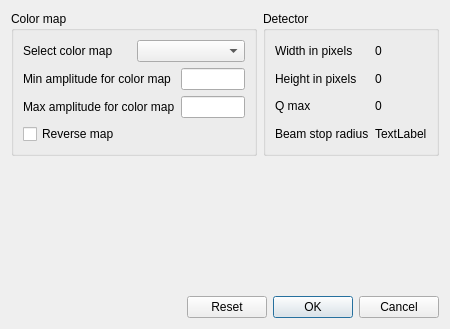
<?xml version="1.0" encoding="UTF-8"?>
<ui version="4.0">
 <class>ColorMapUI</class>
 <widget class="QDialog" name="ColorMapUI">
  <property name="geometry">
   <rect>
    <x>0</x>
    <y>0</y>
    <width>450</width>
    <height>329</height>
   </rect>
  </property>
  <property name="windowTitle">
   <string>Color Map</string>
  </property>
  <property name="windowIcon">
   <iconset resource="main_resources.qrc">
    <normaloff>:/res/ball.ico</normaloff>:/res/ball.ico</iconset>
  </property>
  <property name="modal">
   <bool>true</bool>
  </property>
  <layout class="QGridLayout" name="gridLayout_5">
   <item row="1" column="1">
    <spacer name="verticalSpacer">
     <property name="orientation">
      <enum>Qt::Vertical</enum>
     </property>
     <property name="sizeHint" stdset="0">
      <size>
       <width>20</width>
       <height>62</height>
      </size>
     </property>
    </spacer>
   </item>
   <item row="3" column="0" colspan="3">
    <layout class="QHBoxLayout" name="horizontalLayout_2">
     <item>
      <spacer name="horizontalSpacer">
       <property name="orientation">
        <enum>Qt::Horizontal</enum>
       </property>
       <property name="sizeHint" stdset="0">
        <size>
         <width>40</width>
         <height>20</height>
        </size>
       </property>
      </spacer>
     </item>
     <item>
      <widget class="QDialogButtonBox" name="buttonBox">
       <property name="orientation">
        <enum>Qt::Horizontal</enum>
       </property>
       <property name="standardButtons">
        <set>QDialogButtonBox::Cancel|QDialogButtonBox::Ok|QDialogButtonBox::Reset</set>
       </property>
      </widget>
     </item>
    </layout>
   </item>
   <item row="0" column="0" colspan="2">
    <widget class="QGroupBox" name="groupBox">
     <property name="title">
      <string>Color map</string>
     </property>
     <layout class="QGridLayout" name="gridLayout_2">
      <item row="0" column="0">
       <layout class="QHBoxLayout" name="horizontalLayout">
        <item>
         <widget class="QLabel" name="label">
          <property name="text">
           <string>Select color map</string>
          </property>
         </widget>
        </item>
        <item>
         <widget class="QComboBox" name="cbColorMap">
          <property name="toolTip">
           <string>&lt;html&gt;&lt;head/&gt;&lt;body&gt;&lt;p&gt;Select color map from the list.&lt;/p&gt;&lt;/body&gt;&lt;/html&gt;</string>
          </property>
         </widget>
        </item>
       </layout>
      </item>
      <item row="1" column="0">
       <layout class="QGridLayout" name="gridLayout">
        <item row="0" column="0">
         <widget class="QLabel" name="label_2">
          <property name="toolTip">
           <string>&lt;html&gt;&lt;head/&gt;&lt;body&gt;&lt;p&gt;Enter value for minimum color map amplitude.&lt;/p&gt;&lt;/body&gt;&lt;/html&gt;</string>
          </property>
          <property name="text">
           <string>Min amplitude for color map</string>
          </property>
         </widget>
        </item>
        <item row="0" column="1">
         <widget class="QLineEdit" name="txtMinAmplitude">
          <property name="toolTip">
           <string>&lt;html&gt;&lt;head/&gt;&lt;body&gt;&lt;p&gt;Enter value for minimum color map amplitude.&lt;/p&gt;&lt;/body&gt;&lt;/html&gt;</string>
          </property>
         </widget>
        </item>
        <item row="1" column="0">
         <widget class="QLabel" name="label_3">
          <property name="toolTip">
           <string>&lt;html&gt;&lt;head/&gt;&lt;body&gt;&lt;p&gt;Enter value for maximum color map amplitude.&lt;/p&gt;&lt;/body&gt;&lt;/html&gt;</string>
          </property>
          <property name="text">
           <string>Max amplitude for color map</string>
          </property>
         </widget>
        </item>
        <item row="1" column="1">
         <widget class="QLineEdit" name="txtMaxAmplitude">
          <property name="toolTip">
           <string>&lt;html&gt;&lt;head/&gt;&lt;body&gt;&lt;p&gt;Enter value for maximum color map amplitude.&lt;/p&gt;&lt;/body&gt;&lt;/html&gt;</string>
          </property>
         </widget>
        </item>
       </layout>
      </item>
      <item row="2" column="0">
       <widget class="QCheckBox" name="chkReverse">
        <property name="toolTip">
         <string>&lt;html&gt;&lt;head/&gt;&lt;body&gt;&lt;p&gt;Use the color-reversed map.&lt;/p&gt;&lt;/body&gt;&lt;/html&gt;</string>
        </property>
        <property name="text">
         <string>Reverse map</string>
        </property>
       </widget>
      </item>
     </layout>
    </widget>
   </item>
   <item row="0" column="2">
    <widget class="QGroupBox" name="groupBox_2">
     <property name="title">
      <string>Detector</string>
     </property>
     <layout class="QGridLayout" name="gridLayout_4">
      <item row="0" column="0">
       <layout class="QGridLayout" name="gridLayout_3">
        <item row="0" column="0">
         <widget class="QLabel" name="label_4">
          <property name="text">
           <string>Width in pixels</string>
          </property>
         </widget>
        </item>
        <item row="0" column="1">
         <widget class="QLabel" name="lblWidth">
          <property name="text">
           <string>0</string>
          </property>
         </widget>
        </item>
        <item row="1" column="0">
         <widget class="QLabel" name="label_5">
          <property name="text">
           <string>Height in pixels</string>
          </property>
         </widget>
        </item>
        <item row="1" column="1">
         <widget class="QLabel" name="lblHeight">
          <property name="text">
           <string>0</string>
          </property>
         </widget>
        </item>
        <item row="2" column="0">
         <widget class="QLabel" name="label_6">
          <property name="text">
           <string>Q max</string>
          </property>
         </widget>
        </item>
        <item row="2" column="1">
         <widget class="QLabel" name="lblQmax">
          <property name="text">
           <string>0</string>
          </property>
         </widget>
        </item>
        <item row="3" column="0">
         <widget class="QLabel" name="label_7">
          <property name="text">
           <string>Beam stop radius</string>
          </property>
         </widget>
        </item>
        <item row="3" column="1">
         <widget class="QLabel" name="lblStopRadius">
          <property name="text">
           <string>TextLabel</string>
          </property>
         </widget>
        </item>
       </layout>
      </item>
     </layout>
    </widget>
   </item>
   <item row="2" column="0" colspan="3">
    <widget class="QWidget" name="widget" native="true">
     <property name="sizePolicy">
      <sizepolicy hsizetype="Preferred" vsizetype="MinimumExpanding">
       <horstretch>0</horstretch>
       <verstretch>0</verstretch>
      </sizepolicy>
     </property>
    </widget>
   </item>
  </layout>
  <zorder>groupBox</zorder>
  <zorder>widget</zorder>
  <zorder>groupBox_2</zorder>
  <zorder>verticalSpacer</zorder>
 </widget>
 <resources>
  <include location="main_resources.qrc"/>
 </resources>
 <connections>
  <connection>
   <sender>buttonBox</sender>
   <signal>accepted()</signal>
   <receiver>ColorMapUI</receiver>
   <slot>accept()</slot>
   <hints>
    <hint type="sourcelabel">
     <x>248</x>
     <y>254</y>
    </hint>
    <hint type="destinationlabel">
     <x>157</x>
     <y>274</y>
    </hint>
   </hints>
  </connection>
  <connection>
   <sender>buttonBox</sender>
   <signal>rejected()</signal>
   <receiver>ColorMapUI</receiver>
   <slot>reject()</slot>
   <hints>
    <hint type="sourcelabel">
     <x>316</x>
     <y>260</y>
    </hint>
    <hint type="destinationlabel">
     <x>286</x>
     <y>274</y>
    </hint>
   </hints>
  </connection>
 </connections>
</ui>
